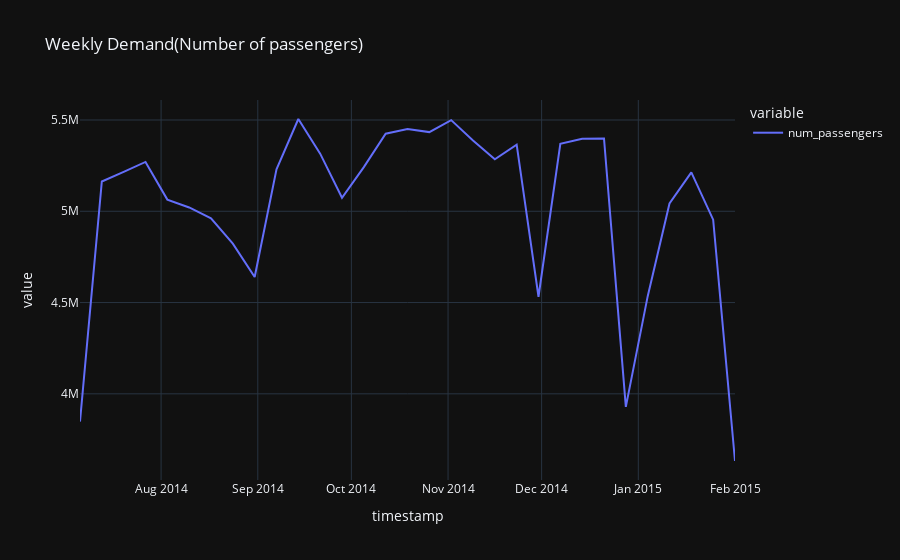

Notebook code cell kept with this figure:
### Code cell
viz_demand(viz_df,temp_dim="weekly")

### Figure 1 — Plotly figure (JSON) as saved in the notebook; plotly's stock layout.template omitted (floating-point values rounded to 4 significant figures)
{"data": [{"hovertemplate": "variable=num_passengers<br>timestamp=%{x}<br>value=%{y}<extra></extra>", "legendgroup": "num_passengers", "line": {"color": "#636efa", "dash": "solid"}, "marker": {"symbol": "circle"}, "mode": "lines", "name": "num_passengers", "orientation": "v", "showlegend": true, "type": "scatter", "x": ["2014-07-06T00:00:00", "2014-07-13T00:00:00", "2014-07-20T00:00:00", "2014-07-27T00:00:00", "2014-08-03T00:00:00", "2014-08-10T00:00:00", "2014-08-17T00:00:00", "2014-08-24T00:00:00", "2014-08-31T00:00:00", "2014-09-07T00:00:00", "2014-09-14T00:00:00", "2014-09-21T00:00:00", "2014-09-28T00:00:00", "2014-10-05T00:00:00", "2014-10-12T00:00:00", "2014-10-19T00:00:00", "2014-10-26T00:00:00", "2014-11-02T00:00:00", "2014-11-09T00:00:00", "2014-11-16T00:00:00", "2014-11-23T00:00:00", "2014-11-30T00:00:00", "2014-12-07T00:00:00", "2014-12-14T00:00:00", "2014-12-21T00:00:00", "2014-12-28T00:00:00", "2015-01-04T00:00:00", "2015-01-11T00:00:00", "2015-01-18T00:00:00", "2015-01-25T00:00:00", "2015-02-01T00:00:00"], "xaxis": "x", "y": [3848069, 5162952, 5216217, 5270274, 5063911, 5020863, 4961789, 4823008, 4639808, 5230181, 5505499, 5315871, 5073950, 5241955, 5424672, 5450076, 5433659, 5499304, 5387383, 5284520, 5364693, 4531791, 5369298, 5396970, 5399132, 3928353, 4533576, 5042668, 5213231, 4954059, 3631984], "yaxis": "y"}], "layout": {"autosize": true, "legend": {"title": {"text": "variable"}, "tracegroupgap": 0}, "title": {"text": "Weekly Demand(Number of passengers)"}, "xaxis": {"anchor": "y", "autorange": true, "domain": [0, 1], "range": ["2014-07-06", "2015-02-01"], "title": {"text": "timestamp"}, "type": "date"}, "yaxis": {"anchor": "x", "autorange": true, "domain": [0, 1], "range": [3528000.0, 5610000.0], "title": {"text": "value"}, "type": "linear"}}}
